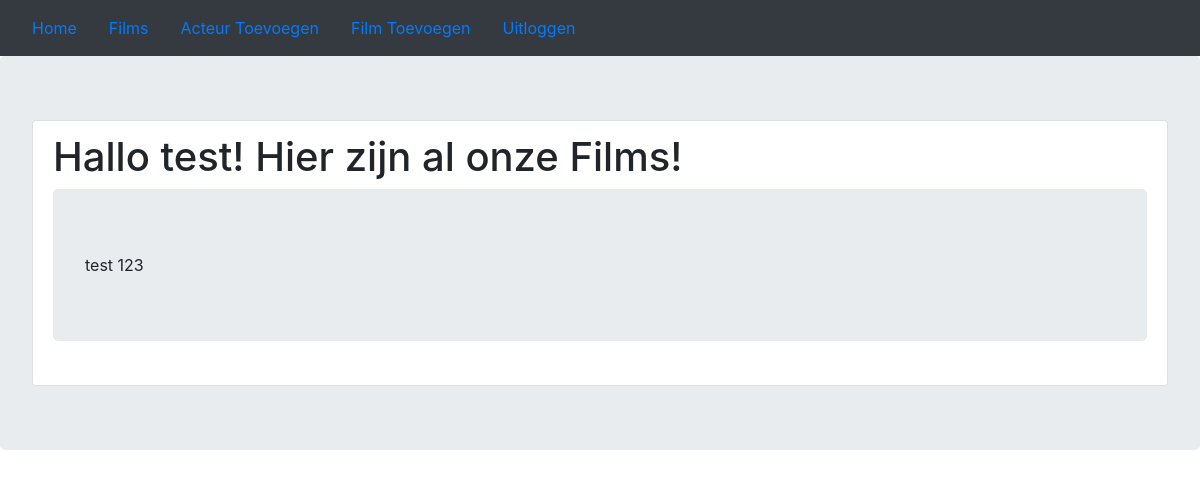
The page /films (signed in) on the database as committed earlier.
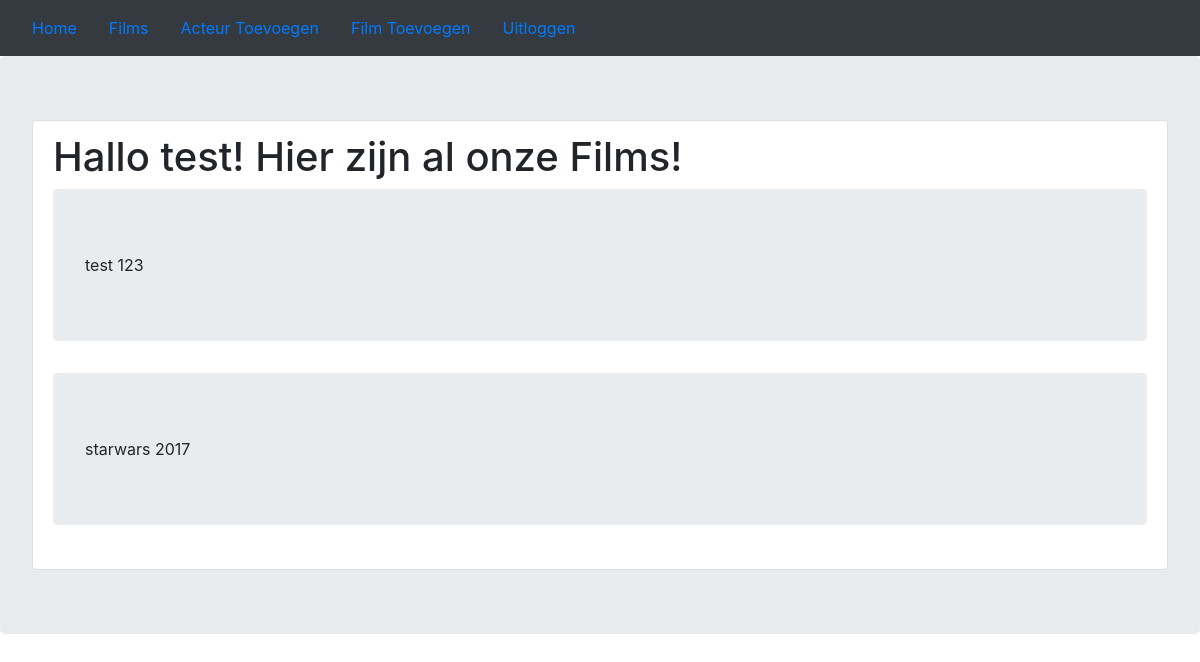
The same page on the database as committed later.
### mijnproject/models.py (models this page shows, shortened)
class User(db.Model, UserMixin):
    __tablename__ = 'users'
    id = db.Column(db.Integer, primary_key=True)
    email = db.Column(db.String(64), unique=True, index=True)
    username = db.Column(db.String(64), unique=True, index=True)
    password_hash = db.Column(db.String(128))

class Film(db.Model):
    __tablename__ = 'Film'
    id = db.Column(db.Integer, primary_key=True)
    titel = db.Column(db.String(64), unique=True, index=True)
    acteur_id = db.Column(db.Integer, db.ForeignKey('Acteur.id'))
    datum = db.Column(db.Integer)
    rol = db.relationship('rol', backref=db.backref('Film', lazy=True))

### app.py (the view)
@app.route('/films')
def films():
    films = Film.query.all()
    return render_template('films.html', films=films)

### mijnproject/models.py (called while the page is built)
@login_manager.user_loader
def load_user(user_id):
    return User.query.get(user_id)

### mijnproject/templates/films.html
{% extends "base.html" %}
{% block content %}
<div class="jumbotron">
    <li class="list-group-item">
<h1>Hallo {{ current_user.username }}! Hier zijn al onze Films!</h1>
{% if films|length %}
        {% for film in films %}
            <div class="jumbotron">
                {{ film.titel }}
                {{ film.datum }} </br>
            </div>
        {% endfor %}
{% else %}
    <div>
        <p>Er zijn nog geen films geplaatst.</p>
    </div>
{% endif %}
    </li>
</div>
{% endblock %}

### mijnproject/templates/base.html (shortened to what this page needs)
<!DOCTYPE html>
<html>
<head>
    <link rel="stylesheet" href="https://maxcdn.bootstrapcdn.com/bootstrap/4.0.0/css/bootstrap.min.css">
</head>
<body>
<nav class="navbar navbar-expand-lg navbar-dark bg-dark">
    <div class="collapse navbar-collapse" id="navbarNav">
        <ul class="nav">
            <li class="nav-item">
               <a class="nav-link" href="{{ url_for('home') }}">Home</a>
            </li>
            <li class="nav-item">
               <a class="nav-link" href="{{ url_for('films') }}">Films</a>
            </li>
            {% if current_user.is_authenticated %}
            <li class="nav-link">
                <a href="{{ url_for('acteur_toevoegen') }}">Acteur Toevoegen</a>
            </li>
            <li class="nav-link">
                <a href="{{ url_for('film_toevoegen') }}">Film Toevoegen</a>
            </li>
            <li class="nav-link"><a href="{{ url_for('logout') }}">Uitloggen</a></li>
            {% else %}
            <li class="nav-link"><a href="{{ url_for('login') }}">Inloggen</a></li>
            <li class="nav-link"><a href="{{ url_for('register') }}">Registreren</a></li>
            {% endif %}
        </ul>
    </div>
</nav>
{% block content %}
{% endblock %}
</body>
</html>

Rows that differ between the two databases and show on the page:
added Film: titel "starwars", datum "2017"
